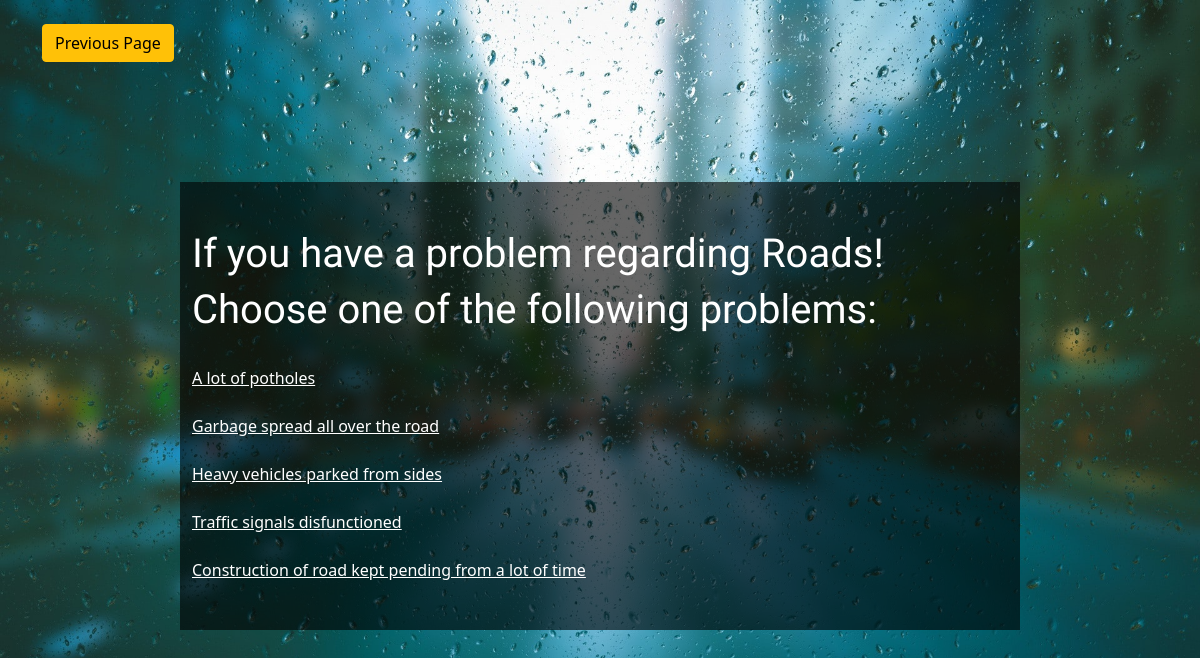
Screenshot of /problems/subproblems/2 with the database file from the repository.
### complaint/models.py (models this page shows, shortened)
class complaint_category(models.Model):
    id = models.AutoField(primary_key=True)
    category=models.CharField(max_length=100,default=None,blank=True,null=True)
    def __str__(self):
        return str(self.id)+"-"+self.category

class complaint_subcategory(models.Model):
    id = models.AutoField(primary_key=True)
    complaint_cat= models.ForeignKey(complaint_category,default=None,on_delete=models.CASCADE)
    subcategory=models.CharField(max_length=200,default=None,blank=True,null=True)
    priority=models.SmallIntegerField(default=1,blank=True,null=True)
    servant_role = models.SmallIntegerField(default=0,choices=user_role_choices)

### socialshout/views.py (the view)
# urls.py: path('problems/subproblems/<int:subproblem_id>',views.subproblems,name="subproblems"),
def subproblems(request, subproblem_id):
    cat = complaint_category.objects.filter(id=subproblem_id)
    subcategories = complaint_subcategory.objects.filter(
        complaint_cat=subproblem_id).all()
    print(cat)
    params = {
        'subcategories': subcategories,
        'cat': cat[0].category
    }
    return render(request, 'socialshout/subproblems.html', params)

### templates/socialshout/subproblems.html (shortened to what this page needs)
{% extends "socialshout/basic.html" %}
{% block body %}
<body class="subproblem">
  <div class="container mt-4">
    <a class="btn btn-warning btn-md subbutton" href="/problems/" role="button">Previous Page</a>
  </div>
<div class="container subcontainer pb-5">
  <br>
    <div class="jumbotron">
        <br>
        <h2 class="display-4 subproblem-text" >If you have a problem regarding {{cat}}!</h2>
        <h2 class="display-4 subproblem-text" >Choose one of the following problems:</h2>
        {% for subcat in subcategories %}
        <br>
          <a href="/problems/subproblems/registration/{{subcat.complaint_cat.id}}/{{subcat.complaint_cat.category}}/{{subcat.id}}/{{subcat.subcategory}}">{{subcat.subcategory}}</a>
        <br>
        {% endfor %}
      </div>
</div>
<br><br>
</body>
{% endblock body %}

### static/css/style.css (style rules this page uses)
body { background-color: black; }
a { color: #5fcf80; text-decoration: none; }
.subproblem { width: 100%; height: 100%; background: url("../img/img4.jpg") top center; background-size: cover; position: relative; background-repeat: no-repeat; }
.subcontainer { margin-top: 10%; background-color: rgba(0, 0, 0, 0.6); width: 70%; }
.subproblem-text { color: white; font-family: 'Sofia', cursive; font-size: 40px; }
.subcontainer a { color: white; font-size: 16px; text-decoration: underline; }

### rows the page displays
complaint_category: category "Roads"
complaint_subcategory: subcategory "A lot of potholes"
complaint_subcategory: subcategory "Garbage spread all over the road"
complaint_subcategory: subcategory "Heavy vehicles parked from sides"
complaint_subcategory: subcategory "Traffic signals disfunctioned"
complaint_subcategory: subcategory "Construction of road kept pending from a lot of time"
